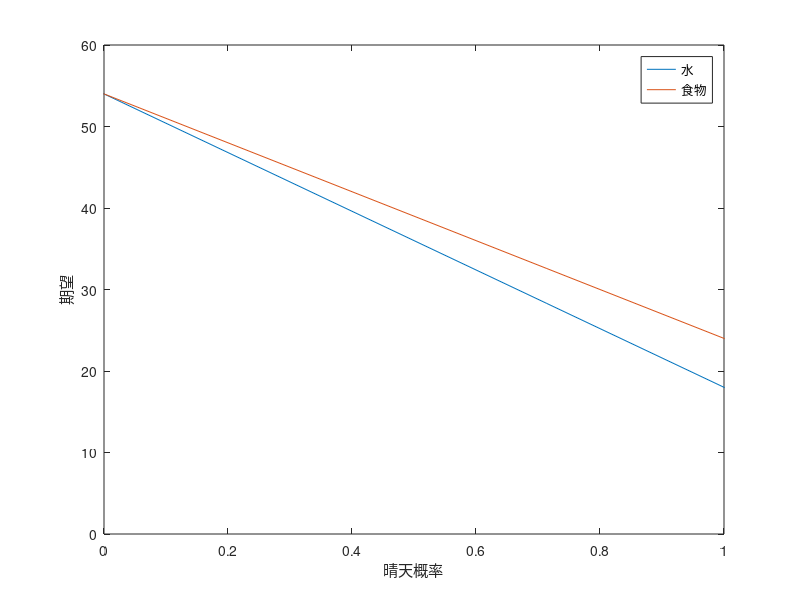

Source code (MATLAB): (Note: this script raises an error after producing the figure.)
clc; clear; close all;
r = 0 : 0.01 : 1.0;
t = (0 : 0.002 : 0.2)';
t = repmat(t, 1, length(r));

figure;
fplot(@(x) x * 18 + (1.0 - x) * 54);
hold on;
fplot(@(x) x * 24 + (1.0 - x) * 54);
axis([0 1 0 60]);
legend([{'水'}, {'食物'}], 'Location', 'best');
xlabel('晴天概率');
ylabel('期望');

figure;
z = f(r, t);
s = surf(r, t, z);
s.EdgeColor = 'none';
s.FaceAlpha = 0.5;
hold on;
z = g(r, t);
s = surf(r, t, z);
s.EdgeColor = 'none';
s.FaceAlpha = 0.5;

axis([0 1 0 0.2 0 160]);
legend([{'水'}, {'食物'}], 'Location', 'best');
xlabel('晴天概率');
ylabel('沙暴概率');
zlabel('期望');

T = readtable('data/monte.walk.csv');
figure;
histogram2(T.days, T.money);
xlabel('天数');
ylabel('金额');
zlabel('频数');

figure;
subplot(2, 2, 1);
T = readtable('data/monte.carlo/nope.csv');
histogram2(T.days, T.money);
xlabel('天数');
ylabel('金额');
zlabel('频数');
title('直接到终点');
subplot(2, 2, 2);
T = readtable('data/monte.carlo/dig.2.csv');
histogram2(T.days, T.money);
xlabel('天数');
ylabel('金额');
zlabel('频数');
title('挖两天矿');
subplot(2, 2, 3);
T = readtable('data/monte.carlo/dig.4.csv');
histogram2(T.days, T.money);
xlabel('天数');
ylabel('金额');
zlabel('频数');
title('挖四天矿');
subplot(2, 2, 4);
T = readtable('data/monte.carlo/dig.5.csv');
histogram2(T.days, T.money);
xlabel('天数');
ylabel('金额');
zlabel('频数');
title('挖五天矿 (开始有人失败)');

T = readtable('data/monte.carlo/dig.ult.csv');
figure;
histogram2(T.days, T.money);
xlabel('天数');
ylabel('金额');
zlabel('频数');
title('挖 4 天矿 - 回村 - 挖 4 天矿 - 回村 - 挖 3 天矿 - 到终点');

figure;
data = [30 34; 24 26; 6 8; 0 0];
subplot(1, 2, 1);
bar3(data);
legend('水', '食物');
xlabel('天数');
zlabel('数量（箱）');
title('玩家一');
subplot(1, 2, 2);
data = [33 38; 30 34; 12 16; 6 8; 0 0];
bar3(data);
legend('水', '食物');
xlabel('天数');
zlabel('数量（箱）');
title('玩家二');

figure;
subplot(1, 2, 1);
T = readtable('data/monte.carlo/dig.initial.csv');
histogram2(T.days, T.money);
xlabel('天数');
ylabel('金额');
zlabel('频数');
title('直接走到终点');
subplot(1, 2, 2);
T = readtable('data/monte.carlo/dig.consect.csv');
histogram2(T.days, T.money);
xlabel('天数');
ylabel('金额');
zlabel('频数');
title('挖矿');

function ret = f(x, y)
    ex = x .* 48 + (1.0 - x) .* 144;
    ret = y .* ex + (1.0 - y) .* (ex * 8 + 10) ./ 9;
    disp(ret);
end

function ret = g(x, y)
    ex = x .* 64 + (1.0 - x) .* 144;
    ret = y .* ex + (1.0 - y) .* (ex * 8 + 10) ./ 9;
end
